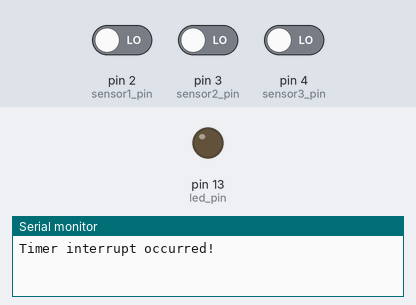
Bench run of a sketch on a simulated Arduino Uno, built with avr-gcc and run on an emulated ATmega328P. On the bench: output pins drawn as LEDs (lit = HIGH), the last lines printed to the serial monitor. The inputs (shaded band) are chosen by the test bench; at power-on: pin 2 (sensor1_pin) LOW, pin 3 (sensor2_pin) LOW, pin 4 (sensor3_pin) LOW.

Above: at 1.2 s.
1.3 s: pin 2 (sensor1_pin) driven HIGH
At 2.8 s:
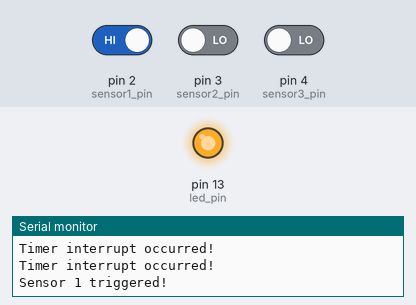
Timing chart, 0 to 10.3 s (numbered marks = the images above; inputs shaded):
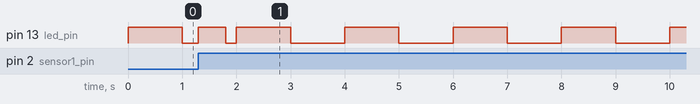

The sketch:

code.ino
```cpp
const int sensor1_pin = 2;
const int sensor2_pin = 3;
const int sensor3_pin = 4;
const int led_pin = 13;

volatile bool sensor1_triggered = false;
volatile bool sensor2_triggered = false;
volatile bool sensor3_triggered = false;
volatile bool led_on = false;

void setup() {
  pinMode(sensor1_pin, INPUT);
  pinMode(sensor2_pin, INPUT);
  pinMode(sensor3_pin, INPUT);
  pinMode(led_pin, OUTPUT);
  digitalWrite(led_pin, LOW);

  PCICR |= 0b00000100;
  PCMSK2 |= (1<<PD4);


  attachInterrupt(digitalPinToInterrupt(sensor1_pin), sensor1_ISR, CHANGE);
  attachInterrupt(digitalPinToInterrupt(sensor2_pin), sensor2_ISR, CHANGE);
  attachInterrupt(digitalPinToInterrupt(sensor3_pin), sensor3_ISR, CHANGE);

  // initialize Timer1
  noInterrupts();           // disable all interrupts
  TCCR1A = 0;
  TCCR1B = 0;
  TCNT1 = 0;
  OCR1A = 15624;            // compare match value (1 sec)
  TCCR1B |= (1 << WGM12);   // CTC mode
  TCCR1B |= (1 << CS12) | (1 << CS10);    // 1024 prescaler
  TIMSK1 |= (1 << OCIE1A);  // enable timer compare interrupt
  interrupts();             // enable all interrupts
  Serial.begin(9600);
}

void loop() {
  if (sensor1_triggered || sensor2_triggered || sensor3_triggered) {
    digitalWrite(led_pin, HIGH);
    delay(500);
    digitalWrite(led_pin, LOW);
    delay(500);

    if (sensor1_triggered) {
      Serial.println("Sensor 1 triggered!");
      sensor1_triggered = false;
    }
    if (sensor2_triggered) {
      Serial.println("Sensor 2 triggered!");
      sensor2_triggered = false;
    }

  }
}

void sensor1_ISR() {
  sensor1_triggered = true;
}

void sensor2_ISR() {
  sensor2_triggered = true;
}

void sensor3_ISR() {
  sensor3_triggered = true;
}

ISR(TIMER1_COMPA_vect) {
  led_on = !led_on;
  digitalWrite(led_pin, led_on ? HIGH : LOW);

  Serial.println("Timer interrupt occurred!");
}
ISR(PCINT2_vect){
	digitalWrite(led_pin, HIGH);
    delay(500);
    digitalWrite(led_pin, LOW);
    delay(500);
    Serial.println("Sensor 3 triggered!");
}
```
